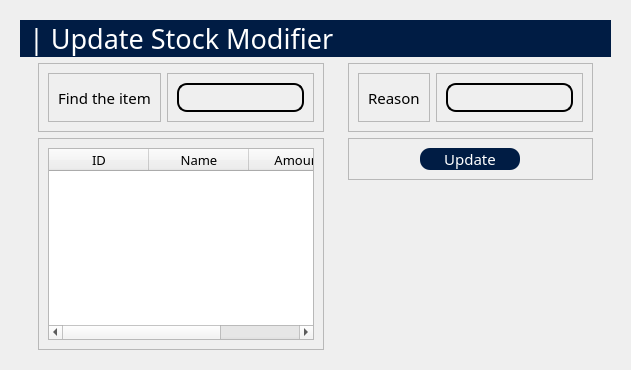
            <widget class="QWidget" name="UpdateStock">
             <layout class="QHBoxLayout" name="horizontalLayout_150">
              <item>
               <widget class="QWidget" name="widget_108" native="true">
                <layout class="QVBoxLayout" name="verticalLayout_141">
                 <item>
                  <widget class="QWidget" name="widget_121" native="true">
                   <property name="font">
                    <font>
                     <family>Sans Serif Collection</family>
                     <pointsize>11</pointsize>
                    </font>
                   </property>
                   <property name="styleSheet">
                    <string notr="true">background-color: rgb(0, 28, 68);
border-radius: 20px;
color: white</string>
                   </property>
                   <layout class="QVBoxLayout" name="verticalLayout_150">
                    <property name="topMargin">
                     <number>0</number>
                    </property>
                    <property name="bottomMargin">
                     <number>0</number>
                    </property>
                    <item>
                     <widget class="QLabel" name="label_75">
                      <property name="font">
                       <font>
                        <family>Sans Serif Collection</family>
                        <pointsize>20</pointsize>
                       </font>
                      </property>
                      <property name="text">
                       <string>| Update Stock Modifier</string>
                      </property>
                     </widget>
                    </item>
                   </layout>
                  </widget>
                 </item>
                 <item>
                  <widget class="QWidget" name="widget_122" native="true">
                   <layout class="QHBoxLayout" name="horizontalLayout_151">
                    <property name="topMargin">
                     <number>0</number>
                    </property>
                    <property name="bottomMargin">
                     <number>0</number>
                    </property>
                    <item>
                     <widget class="QWidget" name="widget_123" native="true">
                      <layout class="QVBoxLayout" name="verticalLayout_142">
                       <property name="topMargin">
                        <number>0</number>
                       </property>
                       <property name="bottomMargin">
                        <number>0</number>
                       </property>
                       <item>
                        <widget class="QFrame" name="frame_159">
                         <property name="frameShape">
                          <enum>QFrame::StyledPanel</enum>
                         </property>
                         <property name="frameShadow">
                          <enum>QFrame::Raised</enum>
                         </property>
                         <layout class="QHBoxLayout" name="horizontalLayout_153">
                          <item>
                           <widget class="QFrame" name="frame_161">
                            <property name="frameShape">
                             <enum>QFrame::StyledPanel</enum>
                            </property>
                            <property name="frameShadow">
                             <enum>QFrame::Raised</enum>
                            </property>
                            <layout class="QVBoxLayout" name="verticalLayout_148">
                             <item>
                              <widget class="QLabel" name="label_74">
                               <property name="font">
                                <font>
                                 <family>Sans Serif Collection</family>
                                 <pointsize>11</pointsize>
                                </font>
                               </property>
                               <property name="text">
                                <string>Find the item</string>
                               </property>
                              </widget>
                             </item>
                            </layout>
                           </widget>
                          </item>
                          <item>
                           <widget class="QFrame" name="frame_162">
                            <property name="frameShape">
                             <enum>QFrame::StyledPanel</enum>
                            </property>
                            <property name="frameShadow">
                             <enum>QFrame::Raised</enum>
                            </property>
                            <layout class="QVBoxLayout" name="verticalLayout_145">
                             <item>
                              <widget class="QLineEdit" name="UpdateStockFind">
                               <property name="font">
                                <font>
                                 <family>Sans Serif Collection</family>
                                 <pointsize>10</pointsize>
                                 <weight>50</weight>
                                 <italic>false</italic>
                                 <bold>false</bold>
                                </font>
                               </property>
                               <property name="styleSheet">
                                <string notr="true">background-color: rgba(0,0,0,0);
border: none;
border: 1.5px solid rgb(0, 0, 0);
color: rgb(0, 0, 0);
padding-bottom: 5px;
border-radius: 10px;
font: 10pt &quot;Sans Serif Collection&quot;;</string>
                               </property>
                              </widget>
                             </item>
                            </layout>
                           </widget>
                          </item>
                         </layout>
                        </widget>
                       </item>
                       <item>
                        <widget class="QFrame" name="frame_160">
                         <property name="frameShape">
                          <enum>QFrame::StyledPanel</enum>
                         </property>
                         <property name="frameShadow">
                          <enum>QFrame::Raised</enum>
                         </property>
                         <layout class="QVBoxLayout" name="verticalLayout_149">
                          <item>
                           <widget class="QTableWidget" name="UpdateStockTable">
                            <property name="font">
                             <font>
                              <family>Sans Serif Collection</family>
                              <pointsize>10</pointsize>
                             </font>
                            </property>
                            <column>
                             <property name="text">
                              <string>ID</string>
                             </property>
                            </column>
                            <column>
                             <property name="text">
                              <string>Name</string>
                             </property>
                            </column>
                            <column>
                             <property name="text">
                              <string>Amount</string>
                             </property>
                            </column>
                           </widget>
                          </item>
                         </layout>
                        </widget>
                       </item>
                      </layout>
                     </widget>
                    </item>
                    <item alignment="Qt::AlignTop">
                     <widget class="QWidget" name="widget_124" native="true">
                      <layout class="QVBoxLayout" name="verticalLayout_143">
                       <property name="topMargin">
                        <number>0</number>
                       </property>
                       <item>
                        <widget class="QFrame" name="frame_157">
                         <property name="frameShape">
                          <enum>QFrame::StyledPanel</enum>
                         </property>
                         <property name="frameShadow">
                          <enum>QFrame::Raised</enum>
                         </property>
                         <layout class="QHBoxLayout" name="horizontalLayout_152">
                          <item>
                           <widget class="QFrame" name="frame_163">
                            <property name="frameShape">
                             <enum>QFrame::StyledPanel</enum>
                            </property>
                            <property name="frameShadow">
                             <enum>QFrame::Raised</enum>
                            </property>
                            <layout class="QVBoxLayout" name="verticalLayout_144">
                             <item>
                              <widget class="QLabel" name="label_73">
                               <property name="font">
                                <font>
                                 <family>Sans Serif Collection</family>
                                 <pointsize>11</pointsize>
                                </font>
                               </property>
                               <property name="text">
                                <string>Reason</string>
                               </property>
                              </widget>
                             </item>
                            </layout>
                           </widget>
                          </item>
                          <item>
                           <widget class="QFrame" name="frame_164">
                            <property name="frameShape">
                             <enum>QFrame::StyledPanel</enum>
                            </property>
                            <property name="frameShadow">
                             <enum>QFrame::Raised</enum>
                            </property>
                            <layout class="QVBoxLayout" name="verticalLayout_146">
                             <item>
                              <widget class="QLineEdit" name="UpdateStockReason">
                               <property name="font">
                                <font>
                                 <family>Sans Serif Collection</family>
                                 <pointsize>10</pointsize>
                                 <weight>50</weight>
                                 <italic>false</italic>
                                 <bold>false</bold>
                                </font>
                               </property>
                               <property name="styleSheet">
                                <string notr="true">background-color: rgba(0,0,0,0);
border: none;
border: 1.5px solid rgb(0, 0, 0);
color: rgb(0, 0, 0);
padding-bottom: 5px;
border-radius: 10px;
font: 10pt &quot;Sans Serif Collection&quot;;</string>
                               </property>
                              </widget>
                             </item>
                            </layout>
                           </widget>
                          </item>
                         </layout>
                        </widget>
                       </item>
                       <item>
                        <widget class="QFrame" name="frame_158">
                         <property name="frameShape">
                          <enum>QFrame::StyledPanel</enum>
                         </property>
                         <property name="frameShadow">
                          <enum>QFrame::Raised</enum>
                         </property>
                         <layout class="QVBoxLayout" name="verticalLayout_147">
                          <item alignment="Qt::AlignHCenter">
                           <widget class="QPushButton" name="UpdateStockButton">
                            <property name="minimumSize">
                             <size>
                              <width>100</width>
                              <height>0</height>
                             </size>
                            </property>
                            <property name="font">
                             <font>
                              <family>Sans Serif Collection</family>
                              <pointsize>11</pointsize>
                             </font>
                            </property>
                            <property name="styleSheet">
                             <string notr="true">background-color: rgb(0, 28, 68);
border-radius: 10px;
color: white</string>
                            </property>
                            <property name="text">
                             <string>Update</string>
                            </property>
                           </widget>
                          </item>
                         </layout>
                        </widget>
                       </item>
                      </layout>
                     </widget>
                    </item>
                   </layout>
                  </widget>
                 </item>
                </layout>
               </widget>
              </item>
             </layout>
            </widget>
